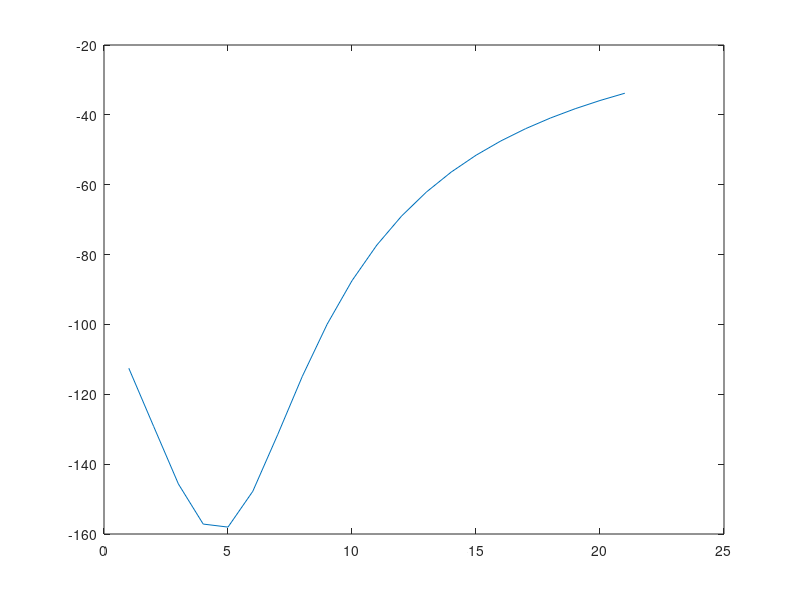

Source code (MATLAB): (Note: this script raises an error after producing the figure.)
function [t,Y,xs]=solveOde(dur,IC)

    % parameters
    % ----------------------------------------------------------------
    l_n = 1.5e-4;        % node length [cm]
    D = 20e-4;           % fiber diameter with myelin sheath [cm]
    g_nap = 10;         % sodium channel conductivity [mS/cm^2]
    g_naf = 3000;        %
    g_k = 80;
    g_kf = 0;
    g_l = 7;           % leak channel conductivity [mS/cm^2] 
    e_na = 50.0;
    e_k = -90.0;
    e_l	= -90.0;

    r = 70;           % specific resistivity 
    c = 2;             % specific capacity [muF/cm^2]
    rhoa=0.7e6;         %Ohm um
    mycm=0.1 ;
	mygm=1;
    k = 1;               % 37?C  k=3^(0.1*T-3.7)
    V_fem = 50;          % Voltage applied in FEM simulation [V]
    polarity = -1;       % -1/+1 ... neg./pos. active electrode
    % ----------------------------------------------------------------
    mysalength=3.0e-4; 
	nodelength=1.0e-4;
    vrest = -80; %Initial Voltage
    % Parameters from neuron file with fiberD 14 (needs to be corrected)
    fiberD=14.0e-4;
    
    axonD=10.4e-4 ;
    nodeD=4.7e-4 ;
    mysaD=4.7e-4 ;
    flutD=10.4e-4 ;
    space_p1=0.002e-4;
    space_p2=0.004e-4;
    space_i=0.004e-4;
    deltax=1400e-4 ;
    nl = 140;
    xg = mygm/(nl*2);   %g for membrane
    xc = mycm/(nl*2);   %c for mambrane
    flutlength=56e-4;
    interlength=(deltax-nodelength-(2*mysalength)-(2*flutlength))/6;
    
    c_mysa = c*mysaD*pi*mysalength;
    c_flut = c*flutD*pi*flutlength;
    c_inter = c*axonD*pi*interlength;
    c_node = c*nodeD*pi*nodelength;
    
    c_mysa_m = mycm/nl*mysaD*pi*mysalength;
    c_flut_m = mycm/nl*flutD*pi*flutlength;
    c_inter_m = mycm/nl*axonD*pi*interlength;
    
    g_mysa_m = mygm/nl*mysaD*pi*mysalength;
    g_flut_m = mygm/nl*flutD*pi*flutlength;
    g_inter_m = mygm/nl*axonD*pi*interlength;
    
%     
%     g_mysa = 0.001.*mysaD./fiberD;
%     g_flut = 0.0001.*flutD./fiberD;
%     g_inter = 0.0001.*axonD./fiberD;
    
    g_mysa = 1*mysaD*pi*mysalength;
    g_flut = 0.1*flutD*pi*flutlength;
    g_inter = 0.1*axonD*pi*interlength;
    g_nap = g_nap*nodeD*pi*nodelength;
    g_naf = g_naf*nodeD*pi*nodelength;
    g_k = g_k*nodeD*pi*nodelength;
    g_l = g_l*nodeD*pi*nodelength;
    
    
    r_mysa = r*4*mysalength/(mysaD^2*pi);
    r_flut = r*4*flutlength/(flutD^2*pi);
    r_inter = r*4*interlength/(axonD^2*pi);
    r_node = r*4*nodelength/(nodeD^2*pi);
    
    r_pn0=(r*nodelength)/(pi*((((nodeD/2)+space_p1)^2)-((nodeD/2)^2)));
	r_pn1=(r*mysalength)/(pi*((((mysaD/2)+space_p1)^2)-((mysaD/2)^2)));
	r_pn2=(r*flutlength)/(pi*((((flutD/2)+space_p2)^2)-((flutD/2)^2)));
	r_px=(r*interlength)/(pi*((((axonD/2)+space_i)^2)-((axonD/2)^2)));
    
    
    
    %how many nodes to simulate
    N_nodes = 21;
    N_inter = N_nodes-1;
    
    % index values of the dV Vektor
    i_node = [1,N_nodes];
    i_para_m = [i_node(2)+1,i_node(2)+N_nodes];
    i_para_h = [i_para_m(2)+1,i_para_m(2)+N_nodes];
    i_para_p = [i_para_h(2)+1,i_para_h(2)+N_nodes];
    i_para_s = [i_para_p(2)+1,i_para_p(2)+N_nodes];
    i_mysa = [i_para_s(2)+1,i_para_s(2)+N_inter, ...
        i_para_s(2)+N_inter+1,i_para_s(2)+N_inter*2];
    i_flut = [i_mysa(4)+1,i_mysa(4)+N_inter, ... 
        i_mysa(4)+N_inter+1,i_mysa(4)+N_inter*2];
    i_para_n = [i_flut(4)+1,i_flut(4)+N_inter, ...
        i_flut(4)+N_inter+1,i_flut(4)+N_inter*2];
    i_inter = [i_para_n(4)+1,i_para_n(4)+N_inter; ... 
        i_para_n(4)+N_inter+1,i_para_n(4)+N_inter*2; ...
        i_para_n(4)+(2*N_inter)+1,i_para_n(4)+(3*N_inter);...
        i_para_n(4)+(3*N_inter)+1,i_para_n(4)+(4*N_inter);...
        i_para_n(4)+(4*N_inter)+1,i_para_n(4)+(5*N_inter);...
        i_para_n(4)+(5*N_inter)+1,i_para_n(4)+(6*N_inter)];
    i_mysa_b = [i_inter(12)+1,i_inter(12)+N_inter, ...
                i_inter(12)+N_inter+1,i_inter(12)+N_inter*2];
    i_flut_b = [i_mysa_b(4)+1,i_mysa_b(4)+N_inter, ... 
        i_mysa_b(4)+N_inter+1,i_mysa_b(4)+N_inter*2];
    i_inter_b = [i_flut_b(4)+1,i_flut_b(4)+N_inter; ... 
        i_flut_b(4)+N_inter+1,i_flut_b(4)+N_inter*2; ...
        i_flut_b(4)+(2*N_inter)+1,i_flut_b(4)+(3*N_inter);...
        i_flut_b(4)+(3*N_inter)+1,i_flut_b(4)+(4*N_inter);...
        i_flut_b(4)+(4*N_inter)+1,i_flut_b(4)+(5*N_inter);...
        i_flut_b(4)+(5*N_inter)+1,i_flut_b(4)+(6*N_inter)];
    %Dummy Stimulusvoltage
    V_e = zeros(i_inter(6,2),1);
    V_stim = zeros(i_inter(6,2),1);
    q = -1000;
    xe = 5000e-4;
    ye = 5000e-4;
    V_stim(1:N_nodes) = electrode(q,xe,ye,((1:N_nodes)-1)*deltax,zeros(1,N_nodes));
    V_stim(i_mysa(1):i_mysa(2)) = electrode(q,xe,ye,((1:N_inter)-1)*deltax+mysalength/2,zeros(1,N_inter));
    V_stim(i_mysa(3):i_mysa(4)) = electrode(q,xe,ye,((1:N_inter))*deltax-mysalength/2,zeros(1,N_inter));
    V_stim(i_flut(1):i_flut(2)) = electrode(q,xe,ye,((1:N_inter)-1)*deltax+mysalength+flutlength/2,zeros(1,N_inter));
    V_stim(i_flut(3):i_flut(4)) = electrode(q,xe,ye,((1:N_inter))*deltax-mysalength-flutlength/2,zeros(1,N_inter));
    V_stim(i_inter(1,1):i_inter(1,2)) = electrode(q,xe,ye,((1:N_inter)-1)*deltax+mysalength+flutlength+interlength/2,zeros(1,N_inter));
    V_stim(i_inter(2,1):i_inter(2,2)) = electrode(q,xe,ye,((1:N_inter)-1)*deltax+mysalength+flutlength+3*interlength/2,zeros(1,N_inter));
    V_stim(i_inter(3,1):i_inter(3,2)) = electrode(q,xe,ye,((1:N_inter)-1)*deltax+mysalength+flutlength+5*interlength/2,zeros(1,N_inter));
    V_stim(i_inter(4,1):i_inter(4,2)) = electrode(q,xe,ye,((1:N_inter)-1)*deltax+mysalength+flutlength+7*interlength/2,zeros(1,N_inter));
    V_stim(i_inter(5,1):i_inter(5,2)) = electrode(q,xe,ye,((1:N_inter)-1)*deltax+mysalength+flutlength+9*interlength/2,zeros(1,N_inter));
    V_stim(i_inter(6,1):i_inter(6,2)) = electrode(q,xe,ye,((1:N_inter)-1)*deltax+mysalength+flutlength+11*interlength/2,zeros(1,N_inter));
    
    clf();
    figure(2);
    plot(1:N_nodes,V_stim(1:N_nodes));
    hold off;
    if (exist('IC','var') == 0)
        IC = zeros(i_inter_b(6,2),1);
        IC(1:N_nodes) = -80;
        IC(i_mysa(1):i_flut(4)) = -80;
        IC(i_inter(1,1):i_inter(6,2)) = -80;
        stim = 0;
    end
    if (exist('dur','var')==0)
        dur = 10;
    end
    
    xs=[];
    [t,Y] = ode15s(@odeMcIntyr, [0,dur], IC);

    figure(1);
    for i = 1:N_nodes
        V(i,:) = Y(:,i) - 40*(i-1);
    end
    plot(t,V);
    hold off;
    figure(3);
    plot(xs(:,4),((xs(:,1)-xs(:,2))./(r_node+r_mysa))./c_node,xs(:,4),((xs(:,1)-xs(:,3))./(r_node+r_mysa))./c_node);
    figure(4);
    plot(t,Y(:,5));
    
    % odeMcIntyr: calculates the first derivative of all parameters of the
    %             McIntyre nerve model
    function dY = odeMcIntyr(t,Y)
        if exist('stim','var') ==0
            if mod(t,10) < 1
                %
                V_e = V_stim;
                %Y(11) = Y(11) -30;
                %V_e(11) = -1e1;
            else
                V_e = zeros(i_inter(6,2),1);
            end
        end
        dY = zeros(length(Y),1);
        inter = zeros(N_inter,6);
        inter_b = zeros(N_inter,6);
        
        node = Y(i_node(1):i_node(2));
        para_m = Y(i_para_m(1):i_para_m(2));
        para_h = Y(i_para_h(1):i_para_h(2));
        para_p = Y(i_para_p(1):i_para_p(2));
        para_s = Y(i_para_s(1):i_para_s(2));
        mysa_l = Y(i_mysa(1):i_mysa(2));
        mysa_r = Y(i_mysa(3):i_mysa(4));
        flut_l = Y(i_flut(1):i_flut(2));
        flut_r = Y(i_flut(3):i_flut(4));
        para_n_l = Y(i_para_n(1):i_para_n(2));
        para_n_r = Y(i_para_n(3):i_para_n(4));
        inter(:,1) = Y(i_inter(1,1):i_inter(1,2));
        inter(:,2) = Y(i_inter(2,1):i_inter(2,2));
        inter(:,3) = Y(i_inter(3,1):i_inter(3,2));
        inter(:,4) = Y(i_inter(4,1):i_inter(4,2));
        inter(:,5) = Y(i_inter(5,1):i_inter(5,2));
        inter(:,6) = Y(i_inter(6,1):i_inter(6,2));
        
%         mysa_l_b = Y(i_mysa_b(1):i_mysa_b(2))+V_e(i_mysa(1):i_mysa(2));
%         mysa_r_b = Y(i_mysa_b(3):i_mysa_b(4))+V_e(i_mysa(3):i_mysa(4));
%         flut_l_b = Y(i_flut_b(1):i_flut_b(2))+V_e(i_flut(1):i_flut(2));
%         flut_r_b = Y(i_flut_b(3):i_flut_b(4))+V_e(i_flut(3):i_flut(4));
%         inter_b(:,1) = Y(i_inter_b(1,1):i_inter_b(1,2))+ ...
%             V_e(i_inter(1,1):i_inter(1,2));
%         inter_b(:,2) = Y(i_inter_b(2,1):i_inter_b(2,2))+ ...
%             V_e(i_inter(2,1):i_inter(2,2));
%         inter_b(:,3) = Y(i_inter_b(3,1):i_inter_b(3,2))+ ...
%             V_e(i_inter(3,1):i_inter(3,2));
%         inter_b(:,4) = Y(i_inter_b(4,1):i_inter_b(4,2))+ ...
%             V_e(i_inter(4,1):i_inter(4,2));
%         inter_b(:,5) = Y(i_inter_b(5,1):i_inter_b(5,2))+ ...
%             V_e(i_inter(5,1):i_inter(5,2));
%         inter_b(:,6) = Y(i_inter_b(6,1):i_inter_b(6,2))+ ...
%             V_e(i_inter(6,1):i_inter(6,2));  

        mysa_l_b = Y(i_mysa_b(1):i_mysa_b(2));
        mysa_r_b = Y(i_mysa_b(3):i_mysa_b(4));
        flut_l_b = Y(i_flut_b(1):i_flut_b(2));
        flut_r_b = Y(i_flut_b(3):i_flut_b(4));
        inter_b(:,1) = Y(i_inter_b(1,1):i_inter_b(1,2));
        inter_b(:,2) = Y(i_inter_b(2,1):i_inter_b(2,2));
        inter_b(:,3) = Y(i_inter_b(3,1):i_inter_b(3,2));
        inter_b(:,4) = Y(i_inter_b(4,1):i_inter_b(4,2));
        inter_b(:,5) = Y(i_inter_b(5,1):i_inter_b(5,2));
        inter_b(:,6) = Y(i_inter_b(6,1):i_inter_b(6,2));  
        
        xs=[xs;V_e(11),mysa_l_b(11),V_e(i_mysa(1)+11),t];
        
        %axonnode current
        % what to do at first and last node??
        [Iax,dpara_m,dpara_h,dpara_p,dpara_s] = axnode(node,para_m,...
                                                para_h,para_p,para_s);
        dnode = cableEq(Iax,node,[node(1);mysa_l],...
            [mysa_r;node(N_nodes)],V_e(i_node(1):i_node(2)),...
            [V_e(1);V_e(i_mysa(1):i_mysa(2))],[V_e(i_mysa(3):i_mysa(4));V_e(N_nodes)],...
            r_node,r_mysa,r_mysa,c_node);
        
        
        %MYSA current
        Imy_l = mysa(mysa_l);
        Imy_r = mysa(mysa_r);
        
        dmysa_l = cableEq(Imy_l,mysa_l,node(1:N_inter),flut_l, ...
                          V_e(i_mysa(1):i_mysa(2)),V_e(i_node(1):i_node(2)-1), ...
                          V_e(i_flut(1):i_flut(2)),r_mysa,r_node,r_flut,c_mysa);
        dmysa_r = cableEq(Imy_r,mysa_r,node(2:N_nodes),flut_r, ...
                          V_e(i_mysa(3):i_mysa(4)),V_e(i_node(1)+1:i_node(2)), ...
                          V_e(i_flut(3):i_flut(4)),r_mysa,r_node,r_flut,c_mysa);
        
        %currents between myelin and node at mysa regions
        Imy_l_b = passiveMyelin(mysa_l_b,g_mysa_m,...
            V_e(i_mysa(1):i_mysa(2)));
        Imy_r_b = passiveMyelin(mysa_r_b,g_mysa_m,...
            V_e(i_mysa(3):i_mysa(4)));
        
        dmysa_l_b = extracellular(Imy_l_b,mysa_l_b,V_e(1:N_inter),flut_l_b, ...
                            r_pn1,r_pn0,r_pn2,c_mysa_m,Imy_l,c_mysa);
        
        dmysa_r_b = extracellular(Imy_r_b,mysa_r_b,V_e(2:N_nodes),flut_r_b, ...
                            r_pn1,r_pn0,r_pn2,c_mysa_m,Imy_r,c_mysa);
                        
        %FLUT currents
        Ifl_l = flut(flut_l);
        Ifl_r = flut(flut_r);
        
        %FLUT potassium currents
        [Ifl_lp, dpara_n_l] = flutPotassium(flut_l,para_n_l);
        Ifl_l = Ifl_l + Ifl_lp;
        [Ifl_rp, dpara_n_r] = flutPotassium(flut_r,para_n_r);
        Ifl_r = Ifl_r + Ifl_rp;
        
        dflut_l = cableEq(Ifl_l,flut_l,mysa_l,inter(:,1), ...
                          V_e(i_flut(1):i_flut(2)),V_e(i_mysa(1):i_mysa(2)),V_e(i_inter(1,1):i_inter(1,2)), ...
                          r_flut,r_mysa,r_inter,c_flut);
        dflut_r = cableEq(Ifl_r,flut_r,mysa_r,inter(:,6), ...
                          V_e(i_flut(3):i_flut(4)),V_e(i_mysa(3):i_mysa(4)),V_e(i_inter(6,1):i_inter(6,2)), ...
                          r_flut,r_mysa,r_inter,c_flut);
        
        %currents between myelin and node at flut regions
        Ifl_l_b = passiveMyelin(flut_l_b,g_flut_m, ...
                                            V_e(i_flut(1):i_flut(2)));
        Ifl_r_b = passiveMyelin(flut_r_b,g_flut_m, ...
                                            V_e(i_flut(3):i_flut(4)));
        
        dflut_l_b = extracellular(Ifl_l_b,flut_l_b,mysa_l_b,inter_b(:,1), ...
                    r_pn2,r_pn1,r_px,c_flut_m,Ifl_l,c_flut);
        dflut_r_b = extracellular(Ifl_r_b,flut_r_b,mysa_r_b,inter_b(:,1), ...
                   r_pn2,r_pn1,r_px,c_flut_m,Ifl_r,c_flut);              
        
        %internode currents
        Iin = internodes(inter);
        inter2 = [flut_l,inter,flut_r];
        inter2b = [flut_l_b,inter_b,flut_r_b];
        inter2e = [V_e(i_flut(1):i_flut(2)),...
            V_e(i_inter(1,1):i_inter(1,2)),...
            V_e(i_inter(2,1):i_inter(2,2)),...
            V_e(i_inter(3,1):i_inter(3,2)),...
            V_e(i_inter(4,1):i_inter(4,2)),...
            V_e(i_inter(5,1):i_inter(5,2)),...
            V_e(i_inter(6,1):i_inter(6,2)),...
            V_e(i_flut(3):i_flut(4))];
        
        
        res = ones(6,1)*r_inter;
        res = [r_flut;res;r_flut];
        dinter = zeros(N_inter,6);
        for j = 2:7
            dinter(:,j-1) = cableEq(Iin(:,j-1),inter2(:,j),inter2(:,j-1),...
                        inter2(:,j+1),inter2e(:,j),inter2e(:,j-1),...
                        inter2e(:,j+1),res(j),res(j-1),res(j+1),c_inter);
        end
        
        Iin_b = passiveMyelin(inter_b,g_inter_m,[V_e(i_inter(1,1):i_inter(1,2)),...
            V_e(i_inter(2,1):i_inter(2,2)),V_e(i_inter(3,1):i_inter(3,2)),...
            V_e(i_inter(4,1):i_inter(4,2)),V_e(i_inter(5,1):i_inter(5,2)),...
            V_e(i_inter(6,1):i_inter(6,2))]);
        %Iin_b = Iin_b;
        res = [r_pn2;ones(6,1)*r_px;r_pn2];
        
        dinter_b = zeros(N_inter,6);
        for j = 2:7
            dinter_b(:,j-1) = extracellular(Iin_b(:,j-1),inter2b(:,j),...
                        inter2b(:,j-1),inter2b(:,j+1), ...
                        res(j),res(j-1),res(j+1),c_inter_m,Iin(:,j-1),c_inter);
        end
        
        %finally assemble derivatives into an
        dY=[dnode;dpara_m;dpara_h;dpara_p;dpara_s;dmysa_l;dmysa_r;...
            dflut_l;dflut_r;dpara_n_l;dpara_n_r;dinter(:,1); ...
            dinter(:,2);dinter(:,3);dinter(:,4);dinter(:,5);...
            dinter(:,6);dmysa_l_b;dmysa_r_b;dflut_l_b;dflut_r_b;...
            dinter_b(:,1);dinter_b(:,2);dinter_b(:,3);...
            dinter_b(:,4);dinter_b(:,5);dinter_b(:,6)];
        
    end
    
    % cableEq: calculates the cable-equation
    function dV = cableEq(I,V,V1,V2,Ve,Ve1,Ve2,Ra,Ra1,Ra2,C)
        dV = (-I + (V1-V)./(Ra1./2+Ra./2) + (V2-V)./(Ra2./2+Ra./2) + ...
              (Ve1-Ve)./(Ra1./2+Ra./2) + (Ve2-Ve)./(Ra2./2+Ra./2))./C;
    end

    % extracellular: extracellular currents similar to the Neuron function
    %                with the same name
    function dV = extracellular(I,V,V1,V2,Ra,Ra1,Ra2,C,Imem,Cmem)
       dV = (-I+Imem + (V1-V)./(Ra1./2+Ra./2) + (V2-V)./(Ra2./2+Ra./2))./C;
       
    end
   
    
    % axnode: calculation of the currents of the axon
    function [I,dm,dh,dp,ds] = axnode(V,m,h,p,s)
        
        m_alpha = (6.57 .* (V+20.4))./(1-exp(-(V+20.4)./10.3));
        m_beta = (0.304 .* (-(V+25.7)))./(1-exp((V+25.7)./9.16));
        h_alpha = (0.34 .* (-(V+114)))./(1-exp((V+114)./11));
        h_beta = 12.6./(1+exp(-(V+31.8)./13.4));

        p_alpha = (0.0353 .* (V+27))./(1-exp(-(V+27)./10.2));
        p_beta = (0.000883 .* (-(V+34)))./(1-exp((V+34)./10));

        s_alpha = 0.3./(1+exp((V+53)./-5));
        s_beta = 0.03./(1+exp((V+90)./-1));

        %first derivatives of m, h, p, s
        dm = dpdt(m_alpha,m_beta,m);
        dh = dpdt(h_alpha,h_beta,h);
        dp = dpdt(p_alpha,p_beta,p);
        ds = dpdt(s_alpha,s_beta,s);

        I_Naf = g_naf.*m.^3.*h.*(V-e_na);       %Fast Sodium current
        I_Nap = g_nap.*p.^3.*(V-e_na);          %Persistent Sodium current
        I_Ks = g_k.*s.*(V-e_k);                 %Slow Potassium current
        I_Lk = passiveCurrent(V,g_l,e_l);       %Leakage current
        I = I_Naf + I_Nap + I_Ks + I_Lk;        %Sum of all nodal currents
    end

    % flutPotassim: flut potassium current
    function [I,dn] = flutPotassium(V,n)
        n_alpha = (0.0462 .* (V+83.2))./(1-exp(-(V+83.2)./1.1));
        n_beta = (0.0824 .* (-(V+66))) ./ (1-exp((V+66)./10.5));
        
        dn = dpdt(n_alpha,n_beta,n);
        
        I_Kf = g_kf.*n.^4.*(V-e_k);
        
        I = I_Kf; 
    end

    % flut: simple flut current
    function I = flut(V)
        g=g_flut;
        e=vrest;
        I = passiveCurrent(V,g,e);
    end
    
    % mysa: simple mysa current
    function I = mysa(V)
        g=g_mysa;
        e=vrest;
        I = passiveCurrent(V,g,e);
    end

    % inter: currents of the internode
    function I = internodes(V)
        g=g_inter;
        e=vrest;
        I = passiveCurrent(V,g,e);
    end

    % passiveCurrent: calculation of the passive current
    function I = passiveCurrent(V,g,e)
        I = g.*(V-e);
    end

    % passiveCurrent: calculation of the passive current
    function I = passiveMyelin(V,g,e)
        I=passiveCurrent(V,g,e);
    end

    % dpdt: calculates the derivative of the of the parameter according to
    %       alpha, beta and the previous value
    function dp = dpdt(alpha, beta, para)
        dp = alpha.*(1-para)-beta.*para;
    end


    function V = electrode(q,xe,ye,x,y )
        d = sqrt((xe-x).^2+(ye-y).^2);
        V = q./(4.*pi.*d);
    end

end